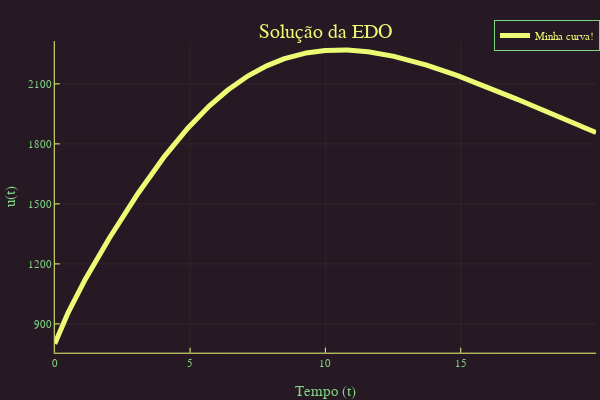

Notebook code cell kept with this figure:
### Markdown cell above
<p>Efeito da medicação sobre o tumor:</p>

### Code cell
#EDO simples
#Com medicação com população abaixo do limite
using DifferentialEquations
r = 2
k = 1000
g = 0.3
c0 = 2*log(0.8)
#Equação do modelo
f(n,p,t) = -r*n*log(n/k)-c0*t*exp(-0.1*t)*n
#Condições iniciais
u0 = 800
range = (0.0,20.0)
prob = ODEProblem(f,u0,range)
sol = solve(prob, Tsit5(), reltol=1e-8, abstol=1e-8)
#Plotagem do Modelo
using Plots
plotly()
plot(sol,linewidth=5,title="Solução da EDO",
xaxis="Tempo (t)",yaxis="u(t)",label="evolução tratada")

### Figure 1 — Plotly figure (JSON) as saved in the notebook; plotly's stock layout.template omitted (floating-point values rounded to 4 significant figures; data arrays with more than 128 entries replaced by an {"elided": "..."} marker saying what was removed)
{"data": [{"colorbar": {"title": ""}, "legendgroup": "Minha curva!", "line": {"color": "rgba(235, 251, 115, 1.000)", "dash": "solid", "shape": "linear", "width": 5}, "mode": "lines", "name": "Minha curva!", "showlegend": true, "type": "scatter", "x": {"elided": "1350 float values"}, "xaxis": "x", "y": {"elided": "1350 float values"}, "yaxis": "y", "zmax": null, "zmin": null}], "layout": {"annotations": [{"font": {"color": "rgba(235, 251, 115, 1.000)", "family": "sans-serif", "size": 20}, "rotation": 0, "showarrow": false, "text": "Solução da EDO", "x": 0.5424, "xanchor": "center", "xref": "paper", "y": 1, "yanchor": "top", "yref": "paper"}], "height": 400, "legend": {"bgcolor": "rgba(39, 25, 36, 1.000)", "bordercolor": "rgba(128, 213, 132, 1.000)", "borderwidth": 1, "font": {"color": "rgba(235, 251, 115, 1.000)", "family": "sans-serif", "size": 11}, "title": {"font": {"color": "rgba(235, 251, 115, 1.000)", "family": "sans-serif", "size": 15}, "text": ""}, "tracegroupgap": 0, "traceorder": "normal", "x": 1, "xanchor": "auto", "y": 1, "yanchor": "auto"}, "margin": {"b": 20, "l": 0, "r": 0, "t": 20}, "paper_bgcolor": "rgba(39, 25, 36, 1.000)", "plot_bgcolor": "rgba(39, 25, 36, 1.000)", "showlegend": true, "width": 600, "xaxis": {"anchor": "y", "domain": [0.09128, 0.9934], "gridcolor": "rgba(235, 251, 115, 0.100)", "gridwidth": 0.5, "linecolor": "rgba(235, 251, 115, 1.000)", "mirror": false, "range": [0, 20], "showgrid": true, "showline": true, "showticklabels": true, "tickangle": 0, "tickcolor": "rgb(235, 251, 115)", "tickfont": {"color": "rgba(128, 213, 132, 1.000)", "family": "sans-serif", "size": 11}, "tickmode": "array", "ticks": "inside", "ticktext": ["0", "5", "10", "15", "20"], "tickvals": [0, 5, 10, 15, 20], "title": "Tempo (t)", "titlefont": {"color": "rgba(128, 213, 132, 1.000)", "family": "sans-serif", "size": 15}, "type": "-", "visible": true, "zeroline": false, "zerolinecolor": "rgba(235, 251, 115, 1.000)"}, "yaxis": {"anchor": "x", "domain": [0.07581, 0.9415], "gridcolor": "rgba(235, 251, 115, 0.100)", "gridwidth": 0.5, "linecolor": "rgba(235, 251, 115, 1.000)", "mirror": false, "range": [755.9, 2314.0], "showgrid": true, "showline": true, "showticklabels": true, "tickangle": 0, "tickcolor": "rgb(235, 251, 115)", "tickfont": {"color": "rgba(128, 213, 132, 1.000)", "family": "sans-serif", "size": 11}, "tickmode": "array", "ticks": "inside", "ticktext": ["900", "1200", "1500", "1800", "2100"], "tickvals": [900, 1200, 1500, 1800, 2100], "title": "u(t)", "titlefont": {"color": "rgba(128, 213, 132, 1.000)", "family": "sans-serif", "size": 15}, "type": "-", "visible": true, "zeroline": false, "zerolinecolor": "rgba(235, 251, 115, 1.000)"}}}
